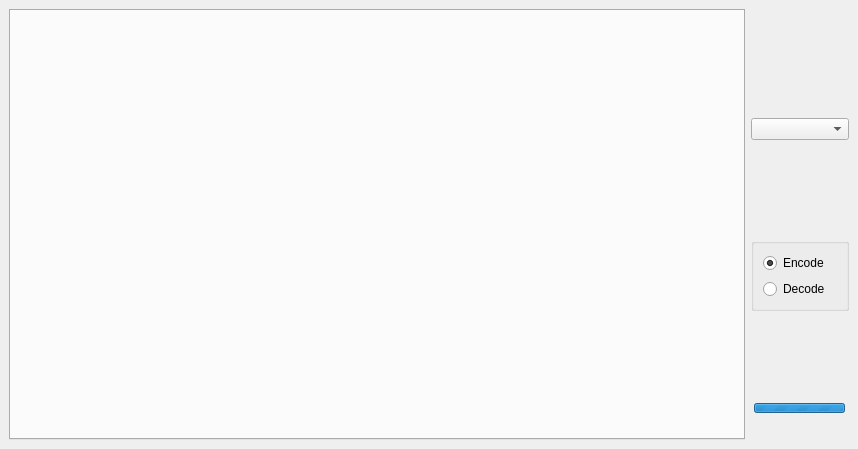
<?xml version="1.0" encoding="UTF-8"?>
<ui version="4.0">
 <comment>
  * Released as open source by Gabriel Caudrelier
  *
  * Developed by Gabriel Caudrelier, gabriel dot caudrelier at gmail dot com
  *
  * https://github.com/metrodango/pip3line
  *
  * Released under AGPL see LICENSE for more information
</comment>
 <class>TransformWidget</class>
 <widget class="QWidget" name="TransformWidget">
  <property name="geometry">
   <rect>
    <x>0</x>
    <y>0</y>
    <width>858</width>
    <height>449</height>
   </rect>
  </property>
  <property name="sizePolicy">
   <sizepolicy hsizetype="Minimum" vsizetype="Minimum">
    <horstretch>0</horstretch>
    <verstretch>0</verstretch>
   </sizepolicy>
  </property>
  <property name="windowTitle">
   <string>Form</string>
  </property>
  <layout class="QVBoxLayout" name="mainLayout">
   <property name="spacing">
    <number>0</number>
   </property>
   <property name="sizeConstraint">
    <enum>QLayout::SetMinimumSize</enum>
   </property>
   <property name="leftMargin">
    <number>0</number>
   </property>
   <property name="topMargin">
    <number>0</number>
   </property>
   <property name="rightMargin">
    <number>0</number>
   </property>
   <property name="bottomMargin">
    <number>0</number>
   </property>
   <item>
    <widget class="QWidget" name="widget" native="true">
     <property name="sizePolicy">
      <sizepolicy hsizetype="Preferred" vsizetype="Minimum">
       <horstretch>0</horstretch>
       <verstretch>0</verstretch>
      </sizepolicy>
     </property>
     <layout class="QHBoxLayout" name="horizontalLayout">
      <item>
       <widget class="QTabWidget" name="tabWidget">
        <property name="sizePolicy">
         <sizepolicy hsizetype="Expanding" vsizetype="Minimum">
          <horstretch>0</horstretch>
          <verstretch>0</verstretch>
         </sizepolicy>
        </property>
        <property name="currentIndex">
         <number>-1</number>
        </property>
       </widget>
      </item>
      <item>
       <widget class="QWidget" name="transformSelectwidget" native="true">
        <property name="sizePolicy">
         <sizepolicy hsizetype="Maximum" vsizetype="Preferred">
          <horstretch>0</horstretch>
          <verstretch>0</verstretch>
         </sizepolicy>
        </property>
        <layout class="QVBoxLayout" name="verticalLayout_5">
         <property name="spacing">
          <number>0</number>
         </property>
         <property name="sizeConstraint">
          <enum>QLayout::SetMinimumSize</enum>
         </property>
         <property name="leftMargin">
          <number>0</number>
         </property>
         <property name="topMargin">
          <number>0</number>
         </property>
         <property name="rightMargin">
          <number>0</number>
         </property>
         <property name="bottomMargin">
          <number>0</number>
         </property>
         <item>
          <widget class="QWidget" name="buttonBoxWidget" native="true">
           <property name="maximumSize">
            <size>
             <width>432132</width>
             <height>16777215</height>
            </size>
           </property>
           <property name="layoutDirection">
            <enum>Qt::LeftToRight</enum>
           </property>
           <layout class="QHBoxLayout" name="uppperToolLayout">
            <property name="spacing">
             <number>0</number>
            </property>
            <property name="leftMargin">
             <number>0</number>
            </property>
            <property name="topMargin">
             <number>0</number>
            </property>
            <property name="rightMargin">
             <number>0</number>
            </property>
            <property name="bottomMargin">
             <number>0</number>
            </property>
            <item>
             <widget class="QPushButton" name="clearDataPushButton">
              <property name="maximumSize">
               <size>
                <width>30</width>
                <height>16777215</height>
               </size>
              </property>
              <property name="toolTip">
               <string>Clear data</string>
              </property>
              <property name="text">
               <string/>
              </property>
              <property name="icon">
               <iconset resource="gui_res.qrc">
                <normaloff>:/Images/icons/edit-clear-2.png</normaloff>:/Images/icons/edit-clear-2.png</iconset>
              </property>
              <property name="flat">
               <bool>true</bool>
              </property>
             </widget>
            </item>
            <item>
             <widget class="QPushButton" name="infoPushButton">
              <property name="maximumSize">
               <size>
                <width>30</width>
                <height>16777215</height>
               </size>
              </property>
              <property name="toolTip">
               <string>Help and Credits</string>
              </property>
              <property name="text">
               <string/>
              </property>
              <property name="icon">
               <iconset resource="gui_res.qrc">
                <normaloff>:/Images/icons/document-properties.png</normaloff>:/Images/icons/document-properties.png</iconset>
              </property>
              <property name="flat">
               <bool>true</bool>
              </property>
             </widget>
            </item>
            <item>
             <widget class="QPushButton" name="deleteButton">
              <property name="sizePolicy">
               <sizepolicy hsizetype="Maximum" vsizetype="Minimum">
                <horstretch>0</horstretch>
                <verstretch>0</verstretch>
               </sizepolicy>
              </property>
              <property name="maximumSize">
               <size>
                <width>30</width>
                <height>16777215</height>
               </size>
              </property>
              <property name="toolTip">
               <string>Remove this transformation</string>
              </property>
              <property name="layoutDirection">
               <enum>Qt::LeftToRight</enum>
              </property>
              <property name="text">
               <string/>
              </property>
              <property name="icon">
               <iconset resource="gui_res.qrc">
                <normaloff>:/Images/icons/dialog-cancel-3.png</normaloff>:/Images/icons/dialog-cancel-3.png</iconset>
              </property>
              <property name="flat">
               <bool>true</bool>
              </property>
             </widget>
            </item>
           </layout>
          </widget>
         </item>
         <item>
          <widget class="QWidget" name="historyWidget" native="true">
           <layout class="QHBoxLayout" name="horizontalLayout_3">
            <property name="spacing">
             <number>0</number>
            </property>
            <property name="leftMargin">
             <number>0</number>
            </property>
            <property name="topMargin">
             <number>0</number>
            </property>
            <property name="rightMargin">
             <number>0</number>
            </property>
            <property name="bottomMargin">
             <number>0</number>
            </property>
            <item alignment="Qt::AlignLeft">
             <widget class="QPushButton" name="backwardPushButton">
              <property name="maximumSize">
               <size>
                <width>25</width>
                <height>16777215</height>
               </size>
              </property>
              <property name="toolTip">
               <string>History backward</string>
              </property>
              <property name="text">
               <string/>
              </property>
              <property name="icon">
               <iconset resource="gui_res.qrc">
                <normaloff>:/Images/icons/edit-undo-8.png</normaloff>:/Images/icons/edit-undo-8.png</iconset>
              </property>
              <property name="shortcut">
               <string>Ctrl+Z</string>
              </property>
              <property name="flat">
               <bool>true</bool>
              </property>
             </widget>
            </item>
            <item>
             <widget class="QPushButton" name="foldPushButton">
              <property name="maximumSize">
               <size>
                <width>24</width>
                <height>16777215</height>
               </size>
              </property>
              <property name="toolTip">
               <string>&lt;html&gt;&lt;head/&gt;&lt;body&gt;&lt;p&gt;Fold this view&lt;/p&gt;&lt;/body&gt;&lt;/html&gt;</string>
              </property>
              <property name="text">
               <string/>
              </property>
              <property name="icon">
               <iconset resource="gui_res.qrc">
                <normaloff>:/Images/icons/go-top-3.png</normaloff>:/Images/icons/go-top-3.png</iconset>
              </property>
              <property name="flat">
               <bool>true</bool>
              </property>
             </widget>
            </item>
            <item>
             <widget class="QPushButton" name="insertPushButton">
              <property name="maximumSize">
               <size>
                <width>24</width>
                <height>16777215</height>
               </size>
              </property>
              <property name="toolTip">
               <string>Insert new transform before the current one</string>
              </property>
              <property name="text">
               <string/>
              </property>
              <property name="icon">
               <iconset resource="gui_res.qrc">
                <normaloff>:/Images/icons/dialog-more.png</normaloff>:/Images/icons/dialog-more.png</iconset>
              </property>
              <property name="flat">
               <bool>true</bool>
              </property>
             </widget>
            </item>
            <item alignment="Qt::AlignRight">
             <widget class="QPushButton" name="forwardPushButton">
              <property name="maximumSize">
               <size>
                <width>25</width>
                <height>16777215</height>
               </size>
              </property>
              <property name="toolTip">
               <string>History forward</string>
              </property>
              <property name="text">
               <string/>
              </property>
              <property name="icon">
               <iconset resource="gui_res.qrc">
                <normaloff>:/Images/icons/edit-redo-8.png</normaloff>:/Images/icons/edit-redo-8.png</iconset>
              </property>
              <property name="shortcut">
               <string>Ctrl+Shift+Z</string>
              </property>
              <property name="flat">
               <bool>true</bool>
              </property>
             </widget>
            </item>
           </layout>
          </widget>
         </item>
         <item>
          <spacer name="verticalSpacer_2">
           <property name="orientation">
            <enum>Qt::Vertical</enum>
           </property>
           <property name="sizeHint" stdset="0">
            <size>
             <width>20</width>
             <height>40</height>
            </size>
           </property>
          </spacer>
         </item>
         <item>
          <widget class="QComboBox" name="transfoComboBox">
           <property name="maxVisibleItems">
            <number>20</number>
           </property>
           <property name="sizeAdjustPolicy">
            <enum>QComboBox::AdjustToContents</enum>
           </property>
          </widget>
         </item>
         <item>
          <spacer name="verticalSpacer_3">
           <property name="orientation">
            <enum>Qt::Vertical</enum>
           </property>
           <property name="sizeType">
            <enum>QSizePolicy::Preferred</enum>
           </property>
           <property name="sizeHint" stdset="0">
            <size>
             <width>20</width>
             <height>20</height>
            </size>
           </property>
          </spacer>
         </item>
         <item>
          <widget class="QLabel" name="descriptionLabel">
           <property name="sizePolicy">
            <sizepolicy hsizetype="Minimum" vsizetype="Preferred">
             <horstretch>0</horstretch>
             <verstretch>0</verstretch>
            </sizepolicy>
           </property>
           <property name="maximumSize">
            <size>
             <width>150</width>
             <height>16777215</height>
            </size>
           </property>
           <property name="text">
            <string/>
           </property>
           <property name="wordWrap">
            <bool>true</bool>
           </property>
          </widget>
         </item>
         <item>
          <widget class="QWidget" name="toolsWidget" native="true">
           <property name="sizePolicy">
            <sizepolicy hsizetype="Minimum" vsizetype="Preferred">
             <horstretch>0</horstretch>
             <verstretch>0</verstretch>
            </sizepolicy>
           </property>
           <layout class="QVBoxLayout" name="toolsLayout">
            <property name="spacing">
             <number>0</number>
            </property>
            <property name="leftMargin">
             <number>0</number>
            </property>
            <property name="topMargin">
             <number>0</number>
            </property>
            <property name="rightMargin">
             <number>0</number>
            </property>
            <property name="bottomMargin">
             <number>0</number>
            </property>
           </layout>
          </widget>
         </item>
         <item>
          <spacer name="verticalSpacer_4">
           <property name="orientation">
            <enum>Qt::Vertical</enum>
           </property>
           <property name="sizeHint" stdset="0">
            <size>
             <width>20</width>
             <height>40</height>
            </size>
           </property>
          </spacer>
         </item>
         <item>
          <widget class="QGroupBox" name="wayGroupBox">
           <property name="title">
            <string/>
           </property>
           <layout class="QVBoxLayout" name="verticalLayout_6">
            <item>
             <widget class="QRadioButton" name="encodeRadioButton">
              <property name="text">
               <string>Encode</string>
              </property>
              <property name="checked">
               <bool>true</bool>
              </property>
             </widget>
            </item>
            <item>
             <widget class="QRadioButton" name="decodeRadioButton">
              <property name="text">
               <string>Decode</string>
              </property>
             </widget>
            </item>
           </layout>
          </widget>
         </item>
         <item>
          <spacer name="verticalSpacer">
           <property name="orientation">
            <enum>Qt::Vertical</enum>
           </property>
           <property name="sizeHint" stdset="0">
            <size>
             <width>20</width>
             <height>40</height>
            </size>
           </property>
          </spacer>
         </item>
         <item alignment="Qt::AlignHCenter">
          <widget class="QStackedWidget" name="activityStackedWidget">
           <property name="sizePolicy">
            <sizepolicy hsizetype="Maximum" vsizetype="Preferred">
             <horstretch>0</horstretch>
             <verstretch>0</verstretch>
            </sizepolicy>
           </property>
           <widget class="QWidget" name="progressPage">
            <layout class="QVBoxLayout" name="verticalLayout_4">
             <property name="spacing">
              <number>0</number>
             </property>
             <property name="leftMargin">
              <number>0</number>
             </property>
             <property name="topMargin">
              <number>0</number>
             </property>
             <property name="rightMargin">
              <number>0</number>
             </property>
             <property name="bottomMargin">
              <number>0</number>
             </property>
             <item alignment="Qt::AlignHCenter">
              <widget class="QProgressBar" name="activityProgressBar">
               <property name="enabled">
                <bool>true</bool>
               </property>
               <property name="sizePolicy">
                <sizepolicy hsizetype="Maximum" vsizetype="Fixed">
                 <horstretch>0</horstretch>
                 <verstretch>0</verstretch>
                </sizepolicy>
               </property>
               <property name="maximumSize">
                <size>
                 <width>16777215</width>
                 <height>10</height>
                </size>
               </property>
               <property name="maximum">
                <number>0</number>
               </property>
               <property name="value">
                <number>-1</number>
               </property>
               <property name="format">
                <string>downloading ...</string>
               </property>
              </widget>
             </item>
            </layout>
           </widget>
           <widget class="QWidget" name="emptyPage">
            <layout class="QVBoxLayout" name="verticalLayout_9">
             <property name="spacing">
              <number>0</number>
             </property>
             <property name="leftMargin">
              <number>0</number>
             </property>
             <property name="topMargin">
              <number>0</number>
             </property>
             <property name="rightMargin">
              <number>0</number>
             </property>
             <property name="bottomMargin">
              <number>0</number>
             </property>
            </layout>
           </widget>
          </widget>
         </item>
        </layout>
       </widget>
      </item>
     </layout>
    </widget>
   </item>
  </layout>
 </widget>
 <resources>
  <include location="gui_res.qrc"/>
 </resources>
 <connections/>
</ui>
